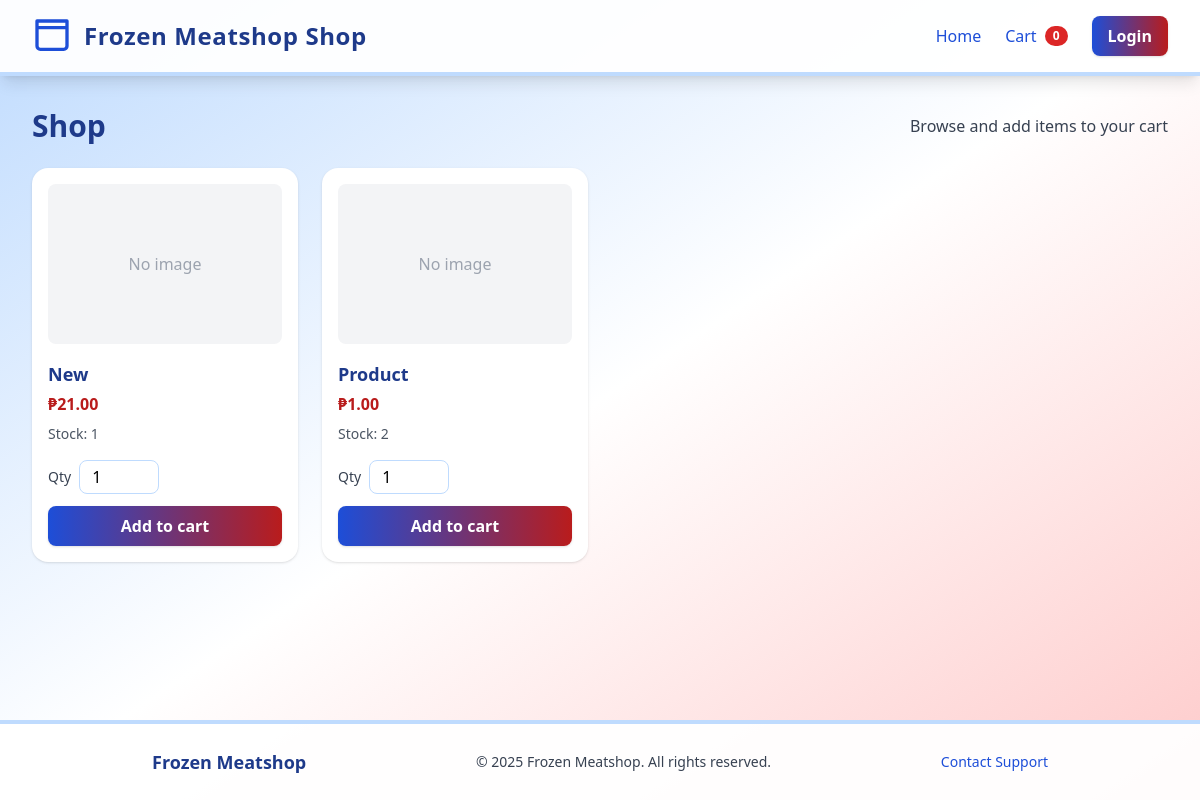
The page /shop on the database as committed earlier.
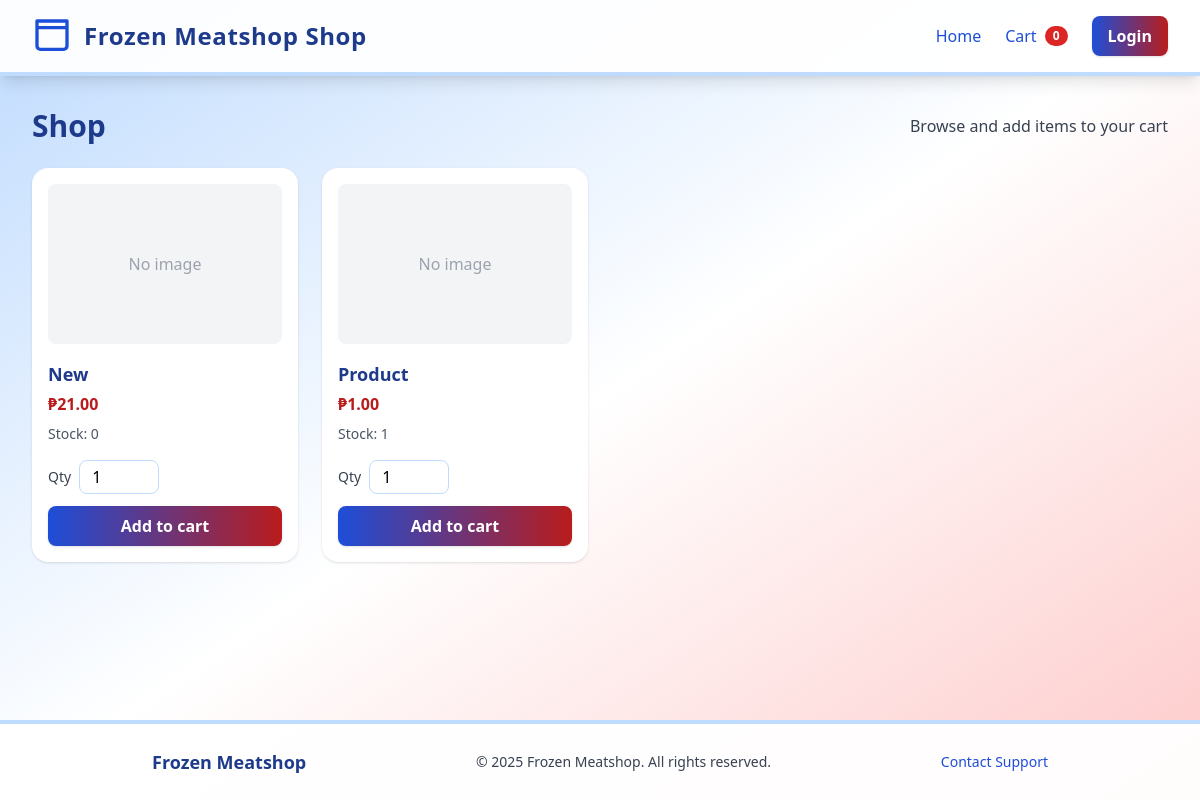
The same page on the database as committed later.
### tables this page shows
CREATE TABLE products (product_id INTEGER PRIMARY KEY AUTOINCREMENT, product_name TEXT NOT NULL, price REAL NOT NULL, stock INTEGER DEFAULT 0, created_at DATETIME DEFAULT CURRENT_TIMESTAMP);

### src/Views.php (called while the page is built, shortened)
<?php
class Views
{
    public static function render(string $viewFileName, array $data = []): void
    {
        extract($data);
        $cwd = getcwd();
        include $cwd . "/src/views/{$viewFileName}";
        return;
    }
}

### src/controllers/ProductController.php (called while the page is built, shortened)
<?php
class ProductController
{
    public function index()
    {
        $productModel = new Product();
        $products = $productModel->getAll();
        $formatter = new NumberFormatter('en_PH', NumberFormatter::CURRENCY);
        $products = array_map(function ($product) use ($formatter) {
            $formattedPrice = $formatter->formatCurrency($product['price'], 'PHP');
            return array_merge($product, ['price' => $formattedPrice, 'product_name' => ucfirst($product['product_name'])]);
        }, $products);
        Views::render('shop.php', ['products' => $products]);
    }
}

### index.php (called while the page is built, shortened)
<?php
$router = new router();
$router->get('/login', [auth_controller::class, 'showLoginForm']);
$router->get('/signup', [auth_controller::class, 'signup']);
$router->get('/dashboard', [DashboardController::class, 'index']);
$router->get('/inventory', [DashboardController::class, 'inventory']);
$router->get('/add-user', [UserController::class, 'show']);
$router->get('/', [LandingController::class, 'index']);
$router->get('/error', [LandingController::class, 'error']);
$router->get('/users', [UserController::class, 'index']);
$router->get('/users/delete', [UserController::class, 'indexDestroy']);
$router->get('/users/edit', [UserController::class, 'indexEdit']);
$router->get('/shop', [ProductController::class, 'index']);
$router->get('/cart', [CartController::class, 'index']);
$router->post('/cart/checkout', [CartController::class, 'checkout']);
$router->post('/cart/remove', [CartController::class, 'removeCartItem']);
$router->post('/cart/add', [ProductController::class, 'addCart']);
$router->post('/delete/user', [UserController::class, 'destroy']);
$router->post('/edit/user', [UserController::class, 'update']);
$router->post('/signin', [auth_controller::class, 'signin']);
$router->post('/signup', [auth_controller::class, 'register']);
$router->post('/add-product', [ProductController::class, 'store']);
$router->post('/edit-product', [ProductController::class, 'update']);
$router->post('/delete-product', [ProductController::class, 'destroy']);
$router->post('/add-user', [UserController::class, 'store']);
$router->post('/logout', [auth_controller::class, 'logout']);
$router->dispatch();

### src/Session.php (called while the page is built, shortened)
<?php
class Session {
    public static function get(string $key) {
        return $_SESSION[$key] ?? null;
    }
}

### src/models/db.php (called while the page is built, shortened)
<?php
class DB
{
    private $database;
    public function __construct($dbFile = "./../../database/database.db")
    {
        try {
            $cwd = getcwd();
            $dbFile = $cwd . '/database/database.db';
            $this->database = new \PDO("sqlite:" . $dbFile);
            $this->database->setAttribute(PDO::ATTR_ERRMODE, PDO::ERRMODE_EXCEPTION);
        } catch (Exception $e) {
            die("Database connection failed: " .  $e->getMessage());
        }
    }
    public function getConnection(): PDO
    {
        return $this->database;
    }
}

### src/models/Product.php (called while the page is built, shortened)
<?php
class Product
{
    public $table = 'products';
    private $dbConnection;
    public function __construct()
    {
        $this->dbConnection = (new DB())->getConnection();
    }
    public function getAll()
    {
        $result = $this->dbConnection->query("SELECT * FROM {$this->table}");
        return $result->fetchAll(PDO::FETCH_ASSOC);
    }
}

### src/views/shop.php (the view, shortened to what this page needs)
<?php
require_once __DIR__ . '/../Session.php';
$currentUser = Session::get('user')['username'] ?? null;
$cartCount = 0;
?>
<!DOCTYPE html>
<html lang="en">
<head>
    <script src="https://cdn.tailwindcss.com"></script>
</head>
<body class="min-h-screen bg-gradient-to-br from-blue-200 via-white to-red-200 flex flex-col">
    <nav class="bg-white bg-opacity-95 shadow-lg py-4 px-8 flex items-center justify-between border-b-4 border-blue-200">
        <div class="flex items-center space-x-3">
            <svg class="w-10 h-10 text-blue-700" fill="none" stroke="currentColor" stroke-width="2" viewBox="0 0 24 24"><path stroke-linecap="round" stroke-linejoin="round" d="M3 3h18v4H3zM3 7v11a2 2 0 002 2h14a2 2 0 002-2V7"/></svg>
            <span class="text-2xl font-extrabold text-blue-900 tracking-wide">Frozen Meatshop Shop</span>
        </div>
        <div class="flex items-center space-x-6">
            <a href="/" class="text-blue-700 font-medium">Home</a>
            <a href="/cart" class="relative inline-flex items-center text-blue-700 font-medium">
                Cart
                <span class="ml-2 inline-flex items-center justify-center px-2 py-1 text-xs font-bold leading-none text-white bg-red-600 rounded-full">
                    <?php echo $cartCount; ?>
                </span>
            </a>
            <?php if ($currentUser): ?>
                <span class="text-blue-900">Welcome, <span class="font-bold text-red-700"><?php echo htmlspecialchars($currentUser); ?></span></span>
            <?php else: ?>
                <a href="/login" class="bg-gradient-to-r from-blue-700 to-red-700 text-white px-4 py-2 rounded-lg font-bold shadow">Login</a>
            <?php endif; ?>
        </div>
    </nav>
    <main class="flex-1 p-8">
        <div class="max-w-7xl mx-auto">
            <div class="flex items-center justify-between mb-6">
                <h1 class="text-3xl font-extrabold text-blue-900">Shop</h1>
                <p class="text-gray-700">Browse and add items to your cart</p>
            </div>
            <div class="grid grid-cols-1 sm:grid-cols-2 md:grid-cols-3 lg:grid-cols-4 gap-6">
                <?php foreach ($products as $p): ?>
                <div class="bg-white rounded-2xl shadow p-4 flex flex-col">
                    <div class="h-40 w-full rounded-lg overflow-hidden bg-gray-100 flex items-center justify-center mb-4">
                        <?php if (!empty($p['image'])): ?>
                            <img src="<?php echo htmlspecialchars($p['image']); ?>" alt="<?php echo htmlspecialchars($p['product_name']); ?>" class="h-full object-contain">
                        <?php else: ?>
                            <div class="text-gray-400">No image</div>
                        <?php endif; ?>
                    </div>
                    <h3 class="text-lg font-semibold text-blue-900 mb-1"><?php echo htmlspecialchars($p['product_name']); ?></h3>
                    <p class="text-red-700 font-bold mb-2"><?php echo htmlspecialchars($p['price']); ?></p>
                    <p class="text-sm text-gray-600 mb-4">Stock: <?php echo htmlspecialchars($p['stock']); ?></p>
                    <form action="/cart/add" method="POST" class="mt-auto">
                        <div class="flex items-center space-x-2 mb-3">
                            <label class="text-sm text-gray-700">Qty</label>
                            <input type="number" name="quantity" value="1" min="1" max="<?php echo max(1, (int)$p['stock']); ?>" class="w-20 px-3 py-1 border border-blue-200 rounded-lg focus:outline-none">
                        </div>
                        <button type="submit" class="w-full bg-gradient-to-r from-blue-700 to-red-700 text-white px-4 py-2 rounded-lg font-bold shadow hover:from-blue-900 hover:to-red-800 transition">Add to cart</button>
                    </form>
                </div>
                <?php endforeach; ?>
            </div>
        </div>
    </main>
    <footer class="bg-white bg-opacity-95 text-gray-700 text-center py-6 mt-12 border-t-4 border-blue-200">
        <div class="max-w-4xl mx-auto flex flex-col md:flex-row items-center justify-between">
            <span class="font-bold text-blue-900 text-lg">Frozen Meatshop</span>
            <span class="text-sm mt-2 md:mt-0">&copy; <?php echo date('Y'); ?> Frozen Meatshop. All rights reserved.</span>
            <a href="mailto:support@example.com" class="text-blue-700 hover:underline text-sm">Contact Support</a>
        </div>
    </footer>
</body>
</html>

### src/router.php (shortened to what this page needs)
<?php
class router
{
    private array $routes = [];
    public function get(string $path, array $handler)
    {
        $this->routes['GET'][$path] = $handler;
    }
    public function post(string $path, array $handler)
    {
        $this->routes['POST'][$path] = $handler;
    }
    public function dispatch()
    {
        $method = $_SERVER['REQUEST_METHOD'];
        $path = parse_url($_SERVER['REQUEST_URI'], PHP_URL_PATH);
        $handler = $this->routes[$method][$path] ?? null;
        if ($handler && is_array($handler) && count($handler) === 2) {
            [$class, $methodName] = $handler;
            if (class_exists($class) && method_exists($class, $methodName)) {
                $controller = new $class();
                $controller->$methodName();
                return;
            }
        }
    }
}

### src/views/shop.php (style rules this page uses)
body { background: linear-gradient(135deg, #e3f2fd 0%, #b3e5fc 60%, #b71c1c 100%); }

Rows that differ between the two databases and show on the page:
changed products "New": stock "1" → "0"
changed products "Product": stock "2" → "1"
